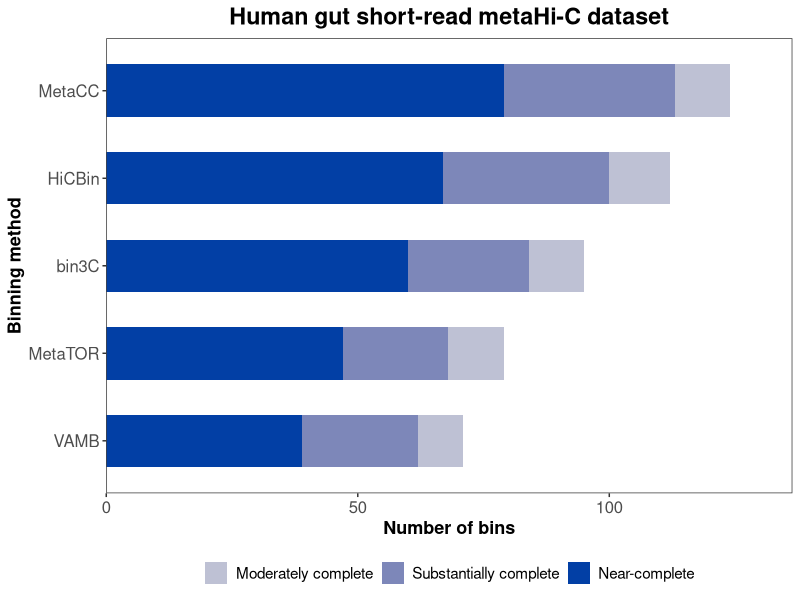
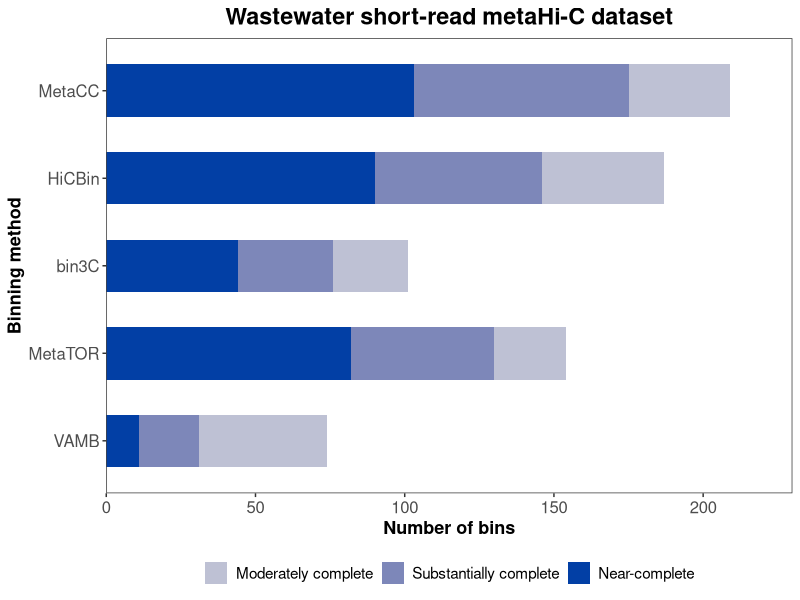
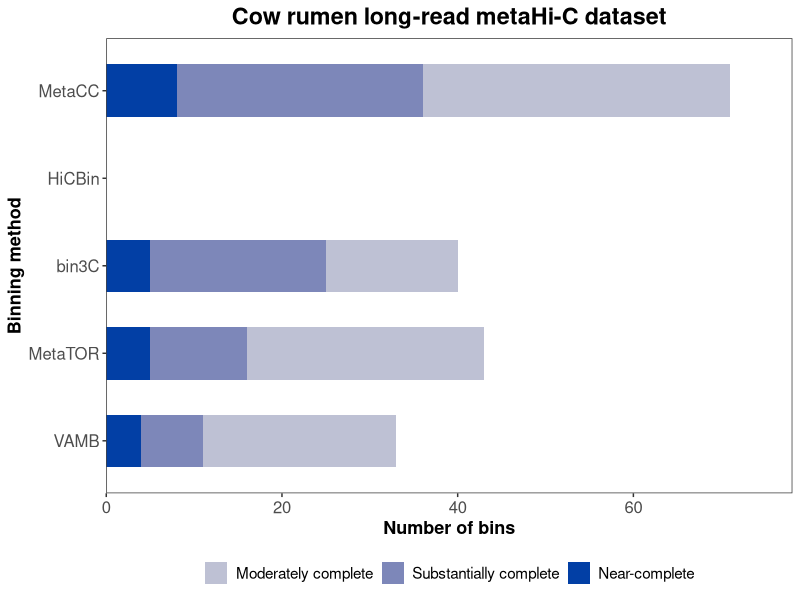
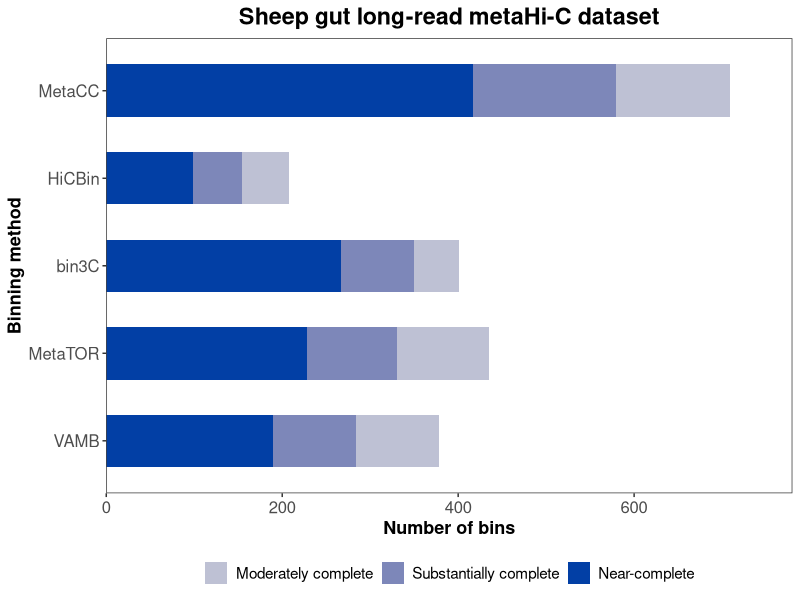
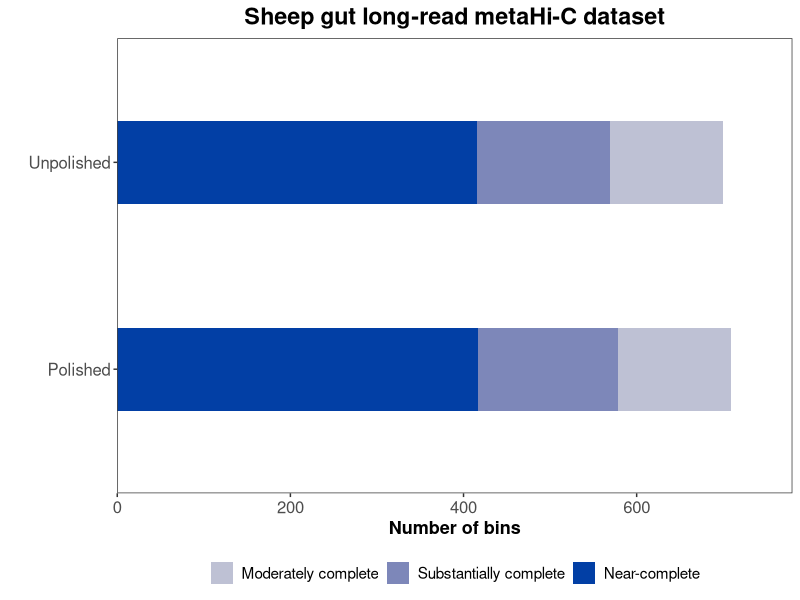
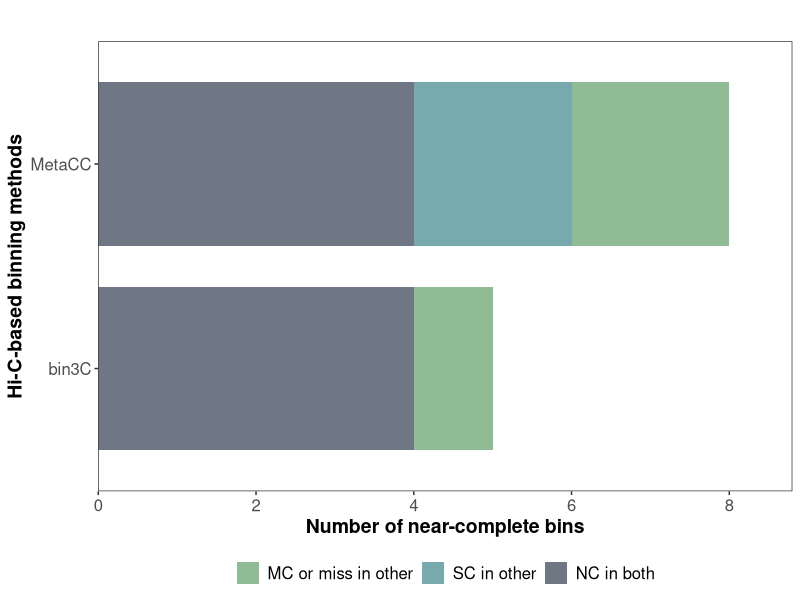
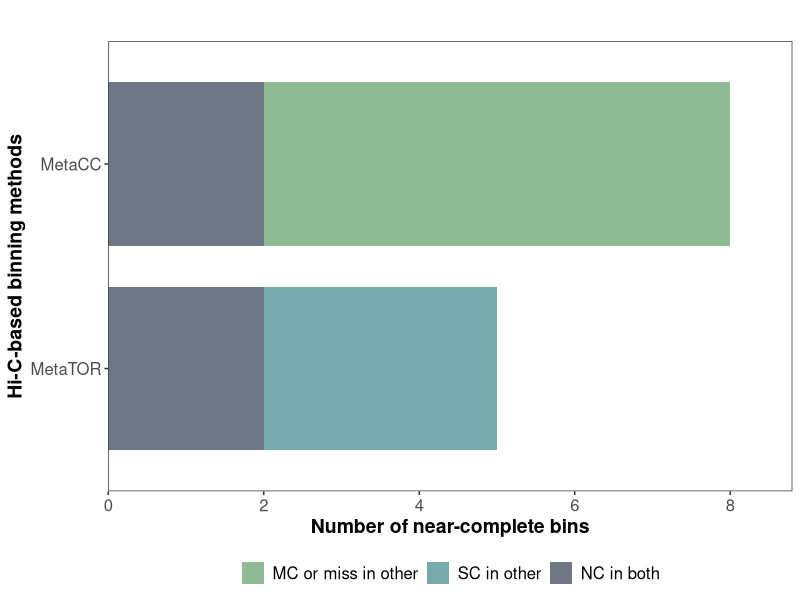
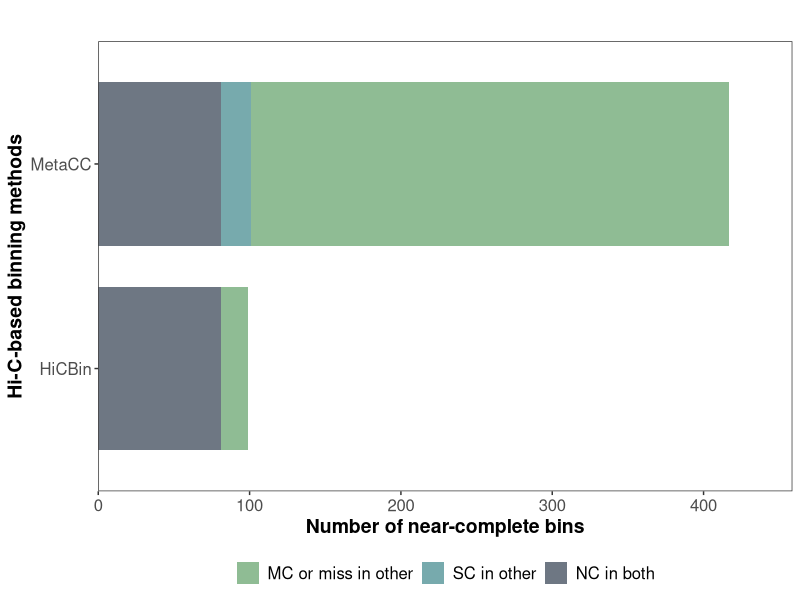

Generate these figures, in order, with R: (Note: this script raises an error after producing the figures.)
####################write ggplot figure###############
library(ggplot2)
library(ggpubr)
library(ggforce)

theme_set(theme_bw()+theme(panel.spacing=grid::unit(0,"lines")))


# Short read metaHi-C dataset 
Rank = rep(c('MetaCC' , 'HiCBin' , 'bin3C' , 'MetaTOR' , 'VAMB')[5:1], each = 3)
Completeness = rep(c( "Moderately complete", "Substantially complete", "Near-complete"),times = 5)
###Number needs to be 4*5 matrix##
Number = c(
           9 , 23 , 39,
           11 , 21 , 47,
           11 , 24 , 60,
           12 , 33 , 67,
           11 , 34 , 79)

#col = c("#023FA5" ,"#5465AB" ,"#7D87B9" ,"#A1A6C8" ,"#BEC1D4")[5:1]
col = c("#023FA5" ,"#7D87B9" ,"#BEC1D4")[3:1]
df <- data.frame(Rank = Rank, Completeness = Completeness, Number = Number)
df$Completeness = factor(df$Completeness , levels=c("Moderately complete", "Substantially complete", "Near-complete"))
df$Rank = factor(df$Rank , levels = c('MetaCC' , 'HiCBin' , 'bin3C' , 'MetaTOR'  , 'VAMB')[5:1])


ggplot(data = df, mapping = aes(x = Rank, y = Number, fill = Completeness)) + 
  geom_bar(stat = 'identity', position = 'stack', width = 0.6)+
  scale_fill_manual(values = col , limits= c("Moderately complete", "Substantially complete", "Near-complete"))+
  labs(x = "Binning method", y = "Number of bins", 
       title = "Human gut short-read metaHi-C dataset")+
  scale_y_continuous(expand = expansion(mult = c(0, .1)))+
  coord_flip()+
  theme(legend.position="bottom",
        legend.title=element_blank(),
        legend.text = element_text(size = 11),
        panel.grid.major = element_blank(),   #不显示网格线
        panel.grid.minor = element_blank(),
        axis.text.x = element_text(size = 12),
        axis.text.y = element_text(size = 12),
        axis.title.x = element_text(size = 13,face = "bold"),
        axis.title.y = element_text(size = 13,face = "bold"),
        title = element_text(size = 14,face = "bold"),
        plot.title = element_text(hjust = 0.5))

#ggsave("fig3a.eps", width = 6.3, height = 5, device = cairo_ps)


#####wastewater######
Rank = rep(c('MetaCC' , 'HiCBin' , 'bin3C' , 'MetaTOR' , 'VAMB')[5:1], each = 3)
Completeness = rep(c( "Moderately complete", "Substantially complete", "Near-complete"),times = 5)
###Number needs to be 4*5 matrix##
Number = c(
           43 , 20 , 11,
           24 , 48 , 82,
           25 , 32 , 44 ,
           41 , 56 , 90,
           34 , 72 , 103)

col = c("#023FA5" ,"#7D87B9" ,"#BEC1D4")[3:1]
df <- data.frame(Rank = Rank, Completeness = Completeness, Number = Number)
df$Completeness = factor(df$Completeness , levels=c("Moderately complete", "Substantially complete", "Near-complete"))
df$Rank = factor(df$Rank , levels = c('MetaCC' , 'HiCBin' , 'bin3C' , 'MetaTOR'  , 'VAMB')[5:1])


ggplot(data = df, mapping = aes(x = Rank, y = Number, fill = Completeness)) + 
  geom_bar(stat = 'identity', position = 'stack', width = 0.6)+
  scale_fill_manual(values = col , limits= c("Moderately complete", "Substantially complete", "Near-complete"))+
  labs(x = "Binning method", y = "Number of bins", 
       title = "Wastewater short-read metaHi-C dataset")+
  scale_y_continuous(expand = expansion(mult = c(0, .1)))+
  coord_flip()+
  theme(legend.position="bottom",
        legend.title=element_blank(),
        legend.text = element_text(size = 11),
        panel.grid.major = element_blank(),   #不显示网格线
        panel.grid.minor = element_blank(),
        axis.text.x = element_text(size = 12),
        axis.text.y = element_text(size = 12),
        axis.title.x = element_text(size = 13,face = "bold"),
        axis.title.y = element_text(size = 13,face = "bold"),
        title = element_text(size = 14,face = "bold"),
        plot.title = element_text(hjust = 0.5))


#####cow fecal######
Rank = rep(c('MetaCC' , 'HiCBin' , 'bin3C' , 'MetaTOR', 'VAMB')[5:1], each = 3)
Completeness = rep(c( "Moderately complete", "Substantially complete", "Near-complete"),times = 5)
###Number needs to be 4*5 matrix##
Number = c(22 , 7 , 4,
           27 , 11 , 5,
           15 , 20 , 5 ,
           0 , 0 , 0,
           35 , 28 , 8)

col = c("#023FA5" ,"#7D87B9" ,"#BEC1D4")[3:1]
df <- data.frame(Rank = Rank, Completeness = Completeness, Number = Number)
df$Completeness = factor(df$Completeness , levels=c("Moderately complete", "Substantially complete", "Near-complete"))
df$Rank = factor(df$Rank , levels = c('MetaCC' , 'HiCBin' , 'bin3C' , 'MetaTOR' , 'VAMB')[5:1])


ggplot(data = df, mapping = aes(x = Rank, y = Number, fill = Completeness)) + 
  geom_bar(stat = 'identity', position = 'stack', width = 0.6)+
  scale_fill_manual(values = col , limits= c("Moderately complete", "Substantially complete", "Near-complete"))+
  labs(x = "Binning method", y = "Number of bins", 
       title = "Cow rumen long-read metaHi-C dataset")+
  scale_y_continuous(expand = expansion(mult = c(0, .1)))+
  coord_flip()+
  theme(legend.position="bottom",
        legend.title=element_blank(),
        legend.text = element_text(size = 11),
        panel.grid.major = element_blank(),   #不显示网格线
        panel.grid.minor = element_blank(),
        axis.text.x = element_text(size = 12),
        axis.text.y = element_text(size = 12),
        axis.title.x = element_text(size = 13,face = "bold"),
        axis.title.y = element_text(size = 13,face = "bold"),
        title = element_text(size = 14,face = "bold"),
        plot.title = element_text(hjust = 0.5))


#####sheep gut######
Rank = rep(c('MetaCC' , 'HiCBin' , 'bin3C' , 'MetaTOR' , 'VAMB')[5:1], each = 3)
Completeness = rep(c( "Moderately complete", "Substantially complete", "Near-complete"),times = 5)
###Number needs to be 4*5 matrix##
Number = c(94 , 94 , 190,
           105 , 102 , 228,
           51 , 83 , 267 ,
           54 , 55 , 99,
           130 , 162 , 417)

col = c("#023FA5" ,"#7D87B9" ,"#BEC1D4")[3:1]
df <- data.frame(Rank = Rank, Completeness = Completeness, Number = Number)
df$Completeness = factor(df$Completeness , levels=c("Moderately complete", "Substantially complete", "Near-complete"))
df$Rank = factor(df$Rank , levels = c('MetaCC' , 'HiCBin' , 'bin3C' , 'MetaTOR' , 'VAMB')[5:1])


ggplot(data = df, mapping = aes(x = Rank, y = Number, fill = Completeness)) + 
  geom_bar(stat = 'identity', position = 'stack', width = 0.6)+
  scale_fill_manual(values = col , limits= c("Moderately complete", "Substantially complete", "Near-complete"))+
  labs(x = "Binning method", y = "Number of bins", 
       title = "Sheep gut long-read metaHi-C dataset")+
  scale_y_continuous(expand = expansion(mult = c(0, .1)))+
  coord_flip()+
  theme(legend.position="bottom",
        legend.title=element_blank(),
        legend.text = element_text(size = 11),
        panel.grid.major = element_blank(),   #不显示网格线
        panel.grid.minor = element_blank(),
        axis.text.x = element_text(size = 12),
        axis.text.y = element_text(size = 12),
        axis.title.x = element_text(size = 13,face = "bold"),
        axis.title.y = element_text(size = 13,face = "bold"),
        title = element_text(size = 14,face = "bold"),
        plot.title = element_text(hjust = 0.5))



####sheep gut pilon 
Rank = rep(c('Unpolished' , 'Polished')[2:1], each = 3)
Completeness = rep(c( "Moderately complete", "Substantially complete", "Near-complete"),times = 2)
###Number needs to be 4*5 matrix##
Number = c(
            130 , 162 , 417,
            131 , 153 , 416
           )

col = c("#023FA5" ,"#7D87B9" ,"#BEC1D4")[3:1]
df <- data.frame(Rank = Rank, Completeness = Completeness, Number = Number)
df$Completeness = factor(df$Completeness , levels=c("Moderately complete", "Substantially complete", "Near-complete"))
df$Rank = factor(df$Rank , levels = c('Unpolished' , 'Polished')[2:1])


ggplot(data = df, mapping = aes(x = Rank, y = Number, fill = Completeness)) + 
  geom_bar(stat = 'identity', position = 'stack', width = 0.4)+
  scale_fill_manual(values = col , limits= c("Moderately complete", "Substantially complete", "Near-complete"))+
  labs(x = "", y = "Number of bins", 
       title = "Sheep gut long-read metaHi-C dataset")+
  scale_y_continuous(expand = expansion(mult = c(0, .1)))+
  coord_flip()+
  theme(legend.position="bottom",
        legend.title=element_blank(),
        legend.text = element_text(size = 11),
        panel.grid.major = element_blank(),   #不显示网格线
        panel.grid.minor = element_blank(),
        axis.text.x = element_text(size = 12),
        axis.text.y = element_text(size = 12),
        axis.title.x = element_text(size = 13,face = "bold"),
        axis.title.y = element_text(size = 13,face = "bold"),
        title = element_text(size = 14,face = "bold"),
        plot.title = element_text(hjust = 0.5))




####MetaCC vs bin3C cow
Rank = rep(c('bin3C' , 'MetaCC'),each = 3)
Pipeline = rep(c('MC or miss in other' , 'SC in other' ,  'NC in both'),times = 2)
Number = c(1,0,4,
           2,2,4)

col = c("#8FBC94","#77AAAD","#6E7783")

df <- data.frame(Rank = Rank, Pipeline = Pipeline, Number = Number)
df$Pipeline = factor(df$Pipeline , levels=c('MC or miss in other' , 'SC in other' ,  'NC in both'))
df$Rank = factor(df$Rank , levels = c('bin3C' , 'MetaCC'))


ggplot(data = df, mapping = aes(x = Rank, y = Number, fill = Pipeline)) + 
  geom_bar(stat = 'identity', position = 'stack', width = 0.8)+
  scale_fill_manual(values = col,limits= c('MC or miss in other' , 'SC in other' ,  'NC in both'))+
  labs(x = "Hi-C-based binning methods", y = "Number of near-complete bins", title = "")+
  scale_y_continuous(expand = expansion(mult = c(0, .1)))+
  coord_flip()+
  theme(legend.position="bottom",
        legend.title=element_blank(),
        legend.text = element_text(size = 12),
        panel.grid.major = element_blank(),   #不显示网格线
        panel.grid.minor = element_blank(),
        axis.text.x = element_text(size = 12),
        axis.text.y = element_text(size = 12),
        axis.title.x = element_text(size = 14,face = "bold"),
        axis.title.y = element_text(size = 14,face = "bold"),
        title = element_text(size = 16,face = "bold"),
        plot.title = element_text(hjust = 0.5))



####MetaCC vs metator cow
Rank = rep(c('MetaTOR' , 'MetaCC'),each = 3)
Pipeline = rep(c('MC or miss in other' , 'SC in other' ,  'NC in both'),times = 2)
Number = c(0,3,2,
           6,0,2)

col = c("#8FBC94","#77AAAD","#6E7783")

df <- data.frame(Rank = Rank, Pipeline = Pipeline, Number = Number)
df$Pipeline = factor(df$Pipeline , levels=c('MC or miss in other' , 'SC in other' ,  'NC in both'))
df$Rank = factor(df$Rank , levels = c('MetaTOR' , 'MetaCC'))


ggplot(data = df, mapping = aes(x = Rank, y = Number, fill = Pipeline)) + 
  geom_bar(stat = 'identity', position = 'stack', width = 0.8)+
  scale_fill_manual(values = col,limits= c('MC or miss in other' , 'SC in other' ,  'NC in both'))+
  labs(x = "Hi-C-based binning methods", y = "Number of near-complete bins", title = "")+
  scale_y_continuous(expand = expansion(mult = c(0, .1)))+
  coord_flip()+
  theme(legend.position="bottom",
        legend.title=element_blank(),
        legend.text = element_text(size = 12),
        panel.grid.major = element_blank(),   #不显示网格线
        panel.grid.minor = element_blank(),
        axis.text.x = element_text(size = 12),
        axis.text.y = element_text(size = 12),
        axis.title.x = element_text(size = 14,face = "bold"),
        axis.title.y = element_text(size = 14,face = "bold"),
        title = element_text(size = 16,face = "bold"),
        plot.title = element_text(hjust = 0.5))



####MetaCC vs hicbin sheep
Rank = rep(c('HiCBin' , 'MetaCC'),each = 3)
Pipeline = rep(c('MC or miss in other' , 'SC in other' ,  'NC in both'),times = 2)
Number = c(18,0,81,
           316,20,81)

col = c("#8FBC94","#77AAAD","#6E7783")

df <- data.frame(Rank = Rank, Pipeline = Pipeline, Number = Number)
df$Pipeline = factor(df$Pipeline , levels=c('MC or miss in other' , 'SC in other' ,  'NC in both'))
df$Rank = factor(df$Rank , levels = c('HiCBin' , 'MetaCC'))


ggplot(data = df, mapping = aes(x = Rank, y = Number, fill = Pipeline)) + 
  geom_bar(stat = 'identity', position = 'stack', width = 0.8)+
  scale_fill_manual(values = col,limits= c('MC or miss in other' , 'SC in other' ,  'NC in both'))+
  labs(x = "Hi-C-based binning methods", y = "Number of near-complete bins", title = "")+
  scale_y_continuous(expand = expansion(mult = c(0, .1)))+
  coord_flip()+
  theme(legend.position="bottom",
        legend.title=element_blank(),
        legend.text = element_text(size = 12),
        panel.grid.major = element_blank(),   #不显示网格线
        panel.grid.minor = element_blank(),
        axis.text.x = element_text(size = 12),
        axis.text.y = element_text(size = 12),
        axis.title.x = element_text(size = 14,face = "bold"),
        axis.title.y = element_text(size = 14,face = "bold"),
        title = element_text(size = 16,face = "bold"),
        plot.title = element_text(hjust = 0.5))




####MetaCC vs bin3C sheep
Rank = rep(c('bin3C' , 'MetaCC'),each = 3)
Pipeline = rep(c('MC or miss in other' , 'SC in other' ,  'NC in both'),times = 2)
Number = c(47,3,218,
           171,28,218)

col = c("#8FBC94","#77AAAD","#6E7783")

df <- data.frame(Rank = Rank, Pipeline = Pipeline, Number = Number)
df$Pipeline = factor(df$Pipeline , levels=c('MC or miss in other' , 'SC in other' ,  'NC in both'))
df$Rank = factor(df$Rank , levels = c('bin3C' , 'MetaCC'))


ggplot(data = df, mapping = aes(x = Rank, y = Number, fill = Pipeline)) + 
  geom_bar(stat = 'identity', position = 'stack', width = 0.8)+
  scale_fill_manual(values = col,limits= c('MC or miss in other' , 'SC in other' ,  'NC in both'))+
  labs(x = "Hi-C-based binning methods", y = "Number of near-complete bins", title = "")+
  scale_y_continuous(expand = expansion(mult = c(0, .1)))+
  coord_flip()+
  theme(legend.position="bottom",
        legend.title=element_blank(),
        legend.text = element_text(size = 12),
        panel.grid.major = element_blank(),   #不显示网格线
        panel.grid.minor = element_blank(),
        axis.text.x = element_text(size = 12),
        axis.text.y = element_text(size = 12),
        axis.title.x = element_text(size = 14,face = "bold"),
        axis.title.y = element_text(size = 14,face = "bold"),
        title = element_text(size = 16,face = "bold"),
        plot.title = element_text(hjust = 0.5))




####MetaCC vs metator sheep
Rank = rep(c('MetaTOR' , 'MetaCC'),each = 3)
Pipeline = rep(c('MC or miss in other' , 'SC in other' ,  'NC in both'),times = 2)
Number = c(33,10,185,
           220,12,185)

col = c("#8FBC94","#77AAAD","#6E7783")

df <- data.frame(Rank = Rank, Pipeline = Pipeline, Number = Number)
df$Pipeline = factor(df$Pipeline , levels=c('MC or miss in other' , 'SC in other' ,  'NC in both'))
df$Rank = factor(df$Rank , levels = c('MetaTOR' , 'MetaCC'))


ggplot(data = df, mapping = aes(x = Rank, y = Number, fill = Pipeline)) + 
  geom_bar(stat = 'identity', position = 'stack', width = 0.8)+
  scale_fill_manual(values = col,limits= c('MC or miss in other' , 'SC in other' ,  'NC in both'))+
  labs(x = "Hi-C-based binning methods", y = "Number of near-complete bins", title = "")+
  scale_y_continuous(expand = expansion(mult = c(0, .1)))+
  coord_flip()+
  theme(legend.position="bottom",
        legend.title=element_blank(),
        legend.text = element_text(size = 12),
        panel.grid.major = element_blank(),   #不显示网格线
        panel.grid.minor = element_blank(),
        axis.text.x = element_text(size = 12),
        axis.text.y = element_text(size = 12),
        axis.title.x = element_text(size = 14,face = "bold"),
        axis.title.y = element_text(size = 14,face = "bold"),
        title = element_text(size = 16,face = "bold"),
        plot.title = element_text(hjust = 0.5))



#####known vs unknown cow fecal######
Rank = rep(c('MetaCC' , 'HiCBin' , 'bin3C' , 'MetaTOR' , 'VAMB')[5:1], each = 1)
Completeness = rep(c( "Known"),times = 5)
###Number needs to be 4*5 matrix##
Number = c(
28,
33 , 
33 ,
0 ,
61 )


df <- data.frame(Rank = Rank, Completeness = Completeness, Number = Number)
df$Completeness = factor(df$Completeness , levels=c("Known"))
df$Rank = factor(df$Rank , levels = c('MetaCC' , 'HiCBin' , 'bin3C' , 'MetaTOR' , 'VAMB')[5:1])

col = c("#D2691E")
ggplot(data = df, mapping = aes(x = Rank, y = Number, fill = Completeness)) + 
  geom_bar(stat = 'identity', position = 'stack', width = 0.6)+
  scale_fill_manual(values = col , limits= c("Known"))+
  labs(x = "Binning method", y = "Number of species", 
       title = "Cow rumen long-read metaHi-C dataset")+
  scale_y_continuous(expand = expansion(mult = c(0, .1)))+
  coord_flip()+
  theme(legend.position="bottom",
        legend.title=element_blank(),
        legend.text = element_text(size = 11),
        panel.grid.major = element_blank(),   #不显示网格线
        panel.grid.minor = element_blank(),
        axis.text.x = element_text(size = 12),
        axis.text.y = element_text(size = 12),
        axis.title.x = element_text(size = 13,face = "bold"),
        axis.title.y = element_text(size = 13,face = "bold"),
        title = element_text(size = 14,face = "bold"),
        plot.title = element_text(hjust = 0.5))


#####sheep gut######
Rank = rep(c('MetaCC' , 'HiCBin' , 'bin3C' , 'MetaTOR', 'VAMB')[5:1], each = 1)
Completeness = rep(c( "Known"),times = 5)
###Number needs to be 4*5 matrix##
Number = c(
110,
108 , 
103 ,
62 ,
176 )


df <- data.frame(Rank = Rank, Completeness = Completeness, Number = Number)
df$Completeness = factor(df$Completeness , levels=c("Known"))
df$Rank = factor(df$Rank , levels = c('MetaCC' , 'HiCBin' , 'bin3C' , 'MetaTOR' , 'VAMB')[5:1])

col = c("#D2691E")
ggplot(data = df, mapping = aes(x = Rank, y = Number, fill = Completeness)) + 
  geom_bar(stat = 'identity', position = 'stack', width = 0.6)+
  scale_fill_manual(values = col , limits= c( "Known"))+
  labs(x = "Binning method", y = "Number of species", 
       title = "Sheep gut long-read metaHi-C dataset")+
  scale_y_continuous(expand = expansion(mult = c(0, .1)))+
  coord_flip()+
  theme(legend.position="bottom",
        legend.title=element_blank(),
        legend.text = element_text(size = 11),
        panel.grid.major = element_blank(),   #不显示网格线
        panel.grid.minor = element_blank(),
        axis.text.x = element_text(size = 12),
        axis.text.y = element_text(size = 12),
        axis.title.x = element_text(size = 13,face = "bold"),
        axis.title.y = element_text(size = 13,face = "bold"),
        title = element_text(size = 14,face = "bold"),
        plot.title = element_text(hjust = 0.5))

#d__Bacteria;p__Firmicutes;c__Bacilli;o__Erysipelotrichales;f__Erysipelotrichaceae;g__UBA636;s__UBA636 sp900321955




##########Yeast F-score ARI and NMI###########
Rank = rep(c('F-score' , 'ARI' , 'NMI') , each = 4)
Pipeline = rep(c('Raw' , 'HiCzin' , 'NormCC' , 'NormCC + Spurious contact removal'),times = 3)
Number = c(0.758,0.908,0.945,0.949,
           0.710,0.894,0.938,0.941,
           0.827,0.895,0.931,0.935)

#col = c('#8FBC94' , '#4FB0C6', "#4F86C6", "#527F76",'#8B0000','#CC9966')
col = c("#527F76", '#CC9966' , '#8B0000' ,'#4682B4')

df <- data.frame(Rank = Rank, Pipeline = Pipeline, Number = Number)
df$Pipeline = factor(df$Pipeline , levels=c('Raw' , 'HiCzin' , 'NormCC' , 'NormCC + Spurious contact removal'))
df$Rank = factor(df$Rank , levels = c('F-score' , 'ARI' , 'NMI'))


ggplot(data = df, mapping = aes(x = Rank, y = Number, fill = Pipeline)) + 
  geom_bar(stat = 'identity', position = 'dodge', width = 0.7)+
  scale_fill_manual(values = col,limits= c('Raw' , 'HiCzin' , 'NormCC' , 'NormCC + Spurious contact removal'))+
  coord_cartesian(ylim = c(0.6,0.975))+
  labs(x = "Clustering metrics", y = "Scores", title = "The synthetic yeast dataset")+
  theme(legend.position="bottom",
        legend.title=element_blank(),
        legend.text = element_text(size = 12),
        panel.grid.major = element_blank(),   #不显示网格线
        panel.grid.minor = element_blank(),
        axis.text.x = element_text(size = 12),
        axis.text.y = element_text(size = 12),
        axis.title.x = element_text(size = 14,face = "bold"),
        axis.title.y = element_text(size = 14,face = "bold"),
        title = element_text(size = 16,face = "bold"),
        plot.title = element_text(hjust = 0.5))


########Fraction of host by different number of viruses#########

df<-data.frame(group=c('infected by one virus' , 'infected by two viruses', 'infected by three viruses'),
               value=c(25,35,45))
df$group = as.vector(df$group)

ggplot(df,aes(x="",y=value,fill=group))+
  geom_bar(stat="identity")+
  coord_polar("y",start=1) + 
  geom_text(aes(y=
                  c(0,cumsum(value)[-length(value)]),
                label=percent(value/100)),size=5)+
  theme_minimal()+
  theme(axis.title=element_blank(),
        axis.ticks=element_blank(),
        axis.text = element_blank(),
        legend.title = element_blank())+
  scale_fill_manual(values=c("darkgreen","orange","deepskyblue"))




##Sheep gut
Rank = rep(c('Oscillospirales' , 'Christensenellales', 'Bacteroidales', 'Lachnospirales' , 'RF39'),each = 3)
Pipeline = rep(c('Siphoviridae', 'Myoviridae' , 'Podoviridae'),times = 5)
#Number = c(36 , 7 , 1 , 
#          30 , 5 , 1, 
#           21, 3 , 3, 
#           8, 0, 1, 
#           53, 12 ,0 )

Number = c(3 , 0 , 0 , 
           3 , 0 , 0 , 
           4, 0 , 2, 
           1, 0, 1, 
           9, 3 ,0 )

col = c('#8FBC94' , '#4FB0C6', '#D2B48C' , "#6E7783")

df <- data.frame(Rank = Rank, Pipeline = Pipeline, Number = Number)
df$Pipeline = factor(df$Pipeline , levels=c('Siphoviridae' , 'Myoviridae' , 'Podoviridae' , 'Herpesviridae'))
df$Rank = factor(df$Rank , levels = c('Oscillospirales' , 'Christensenellales', 'Bacteroidales', 'Lachnospirales' , 'RF39'))


ggplot(data = df, mapping = aes(x = Rank, y = Number, fill = Pipeline)) + 
  geom_bar(stat = 'identity', position = 'stack')+
  scale_fill_manual(name="Phage family", values = col,limits= c('Siphoviridae' , 'Myoviridae' ,  'Podoviridae' , 'Herpesviridae'))+
  labs(x = "Order of MAGs", y = "Number of phage contigs found in MAGs", title = "The sheep gut long-read metaHiC dataset")+
  theme(
    legend.title=element_text(size = 14),
    legend.text = element_text(size = 12, face = "italic"),
    panel.grid.major = element_blank(),   #不显示网格线
    panel.grid.minor = element_blank(),
    axis.text.x = element_text(size = 12 , vjust=0.6, angle = 12 , face = "italic"),
    axis.text.y = element_text(size = 12),
    axis.title.x = element_text(size = 14,face = "bold"),
    axis.title.y = element_text(size = 14,face = "bold"),
    title = element_text(size = 16,face = "bold"),
    plot.title = element_text(hjust = 0.5))

ggsave("host_virus_sheep.eps", width = 9, height = 6, device = cairo_ps)


x = c(87/1000, 389/1000 , 3826/1000 , 11966/1000 , 61887/1000 , 5601/1000)
y = c(sqrt(13/60) , sqrt(15) , sqrt(104) , sqrt(33) , sqrt(6751))

plot(x , y , xlab = 'The number of annotated contigs/1000', ylab = 'The root of the consumed time (min)')


x = c(496050/10000, 389/1000 , 3826/1000 , 11966/1000 , 240525/1000 , 191305/1000)
y = c(13 , 22 , 150 , 54 , 15 , 4)
plot(x , y , xlab = 'The number of contigs/1000', ylab = 'Time consuming (s)')


#####Draw the number of contigs from each species in the synthetic yeast dataset###
contig_prop = data.frame('Number of Contigs' = c(1942, 729, 500, 570,1224,532,260,162,190,178,96,130,16),
                         'Species' = c('S.kudriavzevii','S.cerevisiae','S.bayanus','L.kluyveri','S.paradoxus',
                                       'S.mikatae','N.castellii','K.lactis','S.stipitis',
                                       'L.waltii','A.gossypii','K.wickerhamii','P.pastoris'))

ggplot(data = contig_prop, aes(x = Species, y = Number.of.Contigs )) + 
  geom_bar(stat = "identity", position='dodge' , width = 0.9,fill = 'steelblue') +    
  labs(x = "Species", y = "Number of assembled contigs", title = " ") +
  theme(axis.text.x = element_text(size = 11.5 , hjust=1, angle = 45 , face = "italic"),
        axis.text.y = element_text(size = 11.5),
        panel.grid.major = element_blank(),   #不显示网格线
        panel.grid.minor = element_blank(),
        axis.title.x = element_text(size = 14,face = "bold"),
        axis.title.y = element_text(size = 14,face = "bold"))
#geom_text(aes(label = Number.of.Contigs , x = Species, y = Number.of.Contigs+30 ))








